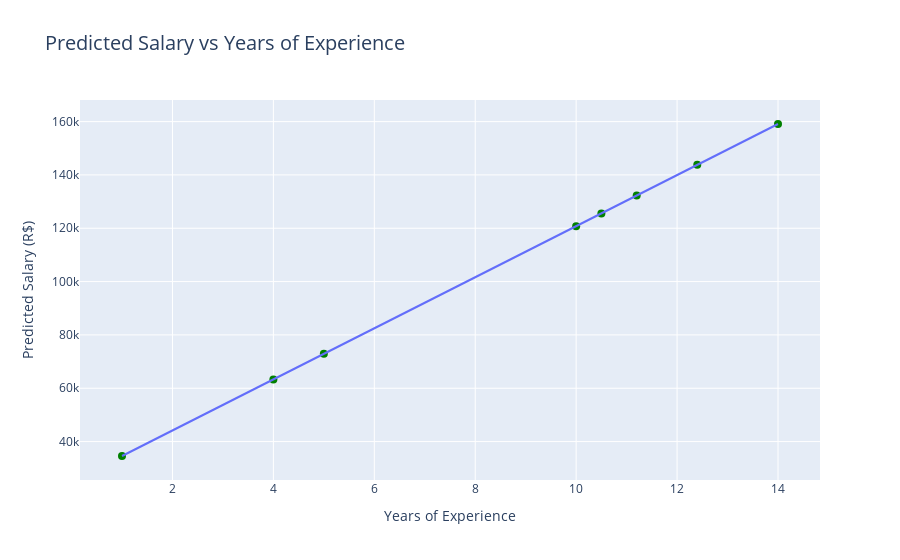

Source (notebook cell):
### Code cell
df_predict = pd.DataFrame({
    'YearsExperience': value_to_predict.flatten(),
    'PredictedSalary': predictions
})

fig = px.scatter(df_predict,
                 x='YearsExperience',
                 y='PredictedSalary',
                #  text=df_predict['PredictedSalary'].apply(lambda x: f"{x:,.0f}"),
                 title='Predicted Salary vs Years of Experience',
                 labels={'YearsExperience': 'Years of Experience', 'PredictedSalary': 'Predicted Salary (R$)'}
)

fig.update_traces(
    hovertemplate='<b>Experience:</b> %{x:.1f} anos<br>' +
                  '<b>Predicted Salary:</b> R$ %{y:,.0f}<extra></extra>',
    marker=dict(size=8, color='green')
)

# Add the line plot
fig.add_trace(
    px.line(df_predict, x='YearsExperience', y='PredictedSalary').data[0]
)

# Layout opcional
fig.update_layout(
    title_font_size=20,
    xaxis_title="Years of Experience",
    yaxis_title="Predicted Salary (R$)",
    hoverlabel=dict(bgcolor="white", font_size=12, font_family="Arial")
)

fig.show()

### Figure 1 — Plotly figure (JSON) as saved in the notebook; plotly's stock layout.template omitted (floating-point values rounded to 4 significant figures)
{"data": [{"hovertemplate": "<b>Experience:</b> %{x:.1f} anos<br><b>Predicted Salary:</b> R$ %{y:,.0f}<extra></extra>", "legendgroup": "", "marker": {"color": "green", "size": 8, "symbol": "circle"}, "mode": "markers", "name": "", "orientation": "v", "showlegend": false, "type": "scatter", "x": [1.0, 4.0, 5.0, 10.0, 10.5, 11.2, 12.4, 14.0], "xaxis": "x", "y": [34600.0, 63330.0, 72900.0, 120800.0, 125600.0, 132300.0, 143800.0, 159100.0], "yaxis": "y"}, {"hovertemplate": "YearsExperience=%{x}<br>PredictedSalary=%{y}<extra></extra>", "legendgroup": "", "line": {"color": "#636efa", "dash": "solid"}, "marker": {"symbol": "circle"}, "mode": "lines", "name": "", "orientation": "v", "showlegend": false, "type": "scatter", "x": [1.0, 4.0, 5.0, 10.0, 10.5, 11.2, 12.4, 14.0], "xaxis": "x", "y": [34600.0, 63330.0, 72900.0, 120800.0, 125600.0, 132300.0, 143800.0, 159100.0], "yaxis": "y"}], "layout": {"hoverlabel": {"bgcolor": "white", "font": {"family": "Arial", "size": 12}}, "legend": {"tracegroupgap": 0}, "title": {"font": {"size": 20}, "text": "Predicted Salary vs Years of Experience"}, "xaxis": {"anchor": "y", "domain": [0, 1], "title": {"text": "Years of Experience"}}, "yaxis": {"anchor": "x", "domain": [0, 1], "title": {"text": "Predicted Salary (R$)"}}}}
